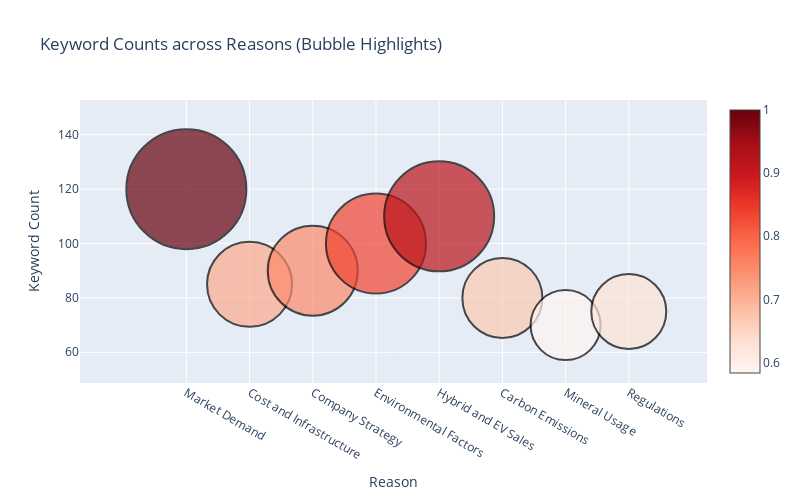

This figure's notebook cell:
### Markdown cell above
#### Interactive bubble plot where each bubble represents the keyword count for a specific reason

### Code cell
import plotly.graph_objects as go
import pandas as pd

# Example keyword counts (replace these with your actual counts)
keyword_counts = {
    'Market Demand': 120,
    'Cost and Infrastructure': 85,
    'Company Strategy': 90,
    'Environmental Factors': 100,
    'Hybrid and EV Sales': 110,
    'Carbon Emissions': 80,
    'Mineral Usage': 70,
    'Regulations': 75
}

# Convert to DataFrame
keyword_df = pd.DataFrame.from_dict(keyword_counts, orient='index', columns=['Keyword Count'])

# Prepare data for bubble plot
df_heatmap = pd.DataFrame({
    'Reason': keyword_df.index,
    'Keyword Count': keyword_df['Keyword Count']
})

# Normalize keyword counts for color intensity
max_count = df_heatmap['Keyword Count'].max()
df_heatmap['Color Intensity'] = df_heatmap['Keyword Count'] / max_count

# Create the bubble scatter plot
bubble_trace = go.Scatter(
    x=df_heatmap['Reason'],
    y=df_heatmap['Keyword Count'],  # Y-coordinate for bubbles directly from keyword count
    mode='markers',
    marker=dict(
        size=df_heatmap['Keyword Count'],  # Adjusting size to a smaller scale
        color=df_heatmap['Color Intensity'],  # Color intensity based on keyword count
        colorscale='Reds',  # Color scale
        showscale=True,  # Show color scale
        line=dict(
            width=2,
            color='rgba(0, 0, 0, 1)'  # Black border for bubbles
        )
    ),
    showlegend=False
)

# Create the figure
fig = go.Figure(data=[bubble_trace])

# Update layout
fig.update_layout(
    title='Keyword Counts across Reasons (Bubble Highlights)',
    xaxis_title='Reason',
    yaxis_title='Keyword Count',
    hovermode='x',  # Show hover information only along the x-axis
    width=800,  # Setting the width to a smaller size
    height=500  # Setting the height to a smaller size
)

# Show the interactive plot with bubbles
fig.show()

### Figure 1 — Plotly figure (JSON) as saved in the notebook; plotly's stock layout.template omitted (floating-point values rounded to 4 significant figures)
{"data": [{"marker": {"color": [1, 0.7083, 0.75, 0.8333, 0.9167, 0.6667, 0.5833, 0.625], "colorscale": [[0, "rgb(255,245,240)"], [0.125, "rgb(254,224,210)"], [0.25, "rgb(252,187,161)"], [0.375, "rgb(252,146,114)"], [0.5, "rgb(251,106,74)"], [0.625, "rgb(239,59,44)"], [0.75, "rgb(203,24,29)"], [0.875, "rgb(165,15,21)"], [1, "rgb(103,0,13)"]], "line": {"color": "rgba(0, 0, 0, 1)", "width": 2}, "showscale": true, "size": [120, 85, 90, 100, 110, 80, 70, 75]}, "mode": "markers", "showlegend": false, "type": "scatter", "x": ["Market Demand", "Cost and Infrastructure", "Company Strategy", "Environmental Factors", "Hybrid and EV Sales", "Carbon Emissions", "Mineral Usage", "Regulations"], "y": [120, 85, 90, 100, 110, 80, 70, 75]}], "layout": {"height": 500, "hovermode": "x", "title": {"text": "Keyword Counts across Reasons (Bubble Highlights)"}, "width": 800, "xaxis": {"title": {"text": "Reason"}}, "yaxis": {"title": {"text": "Keyword Count"}}}}
